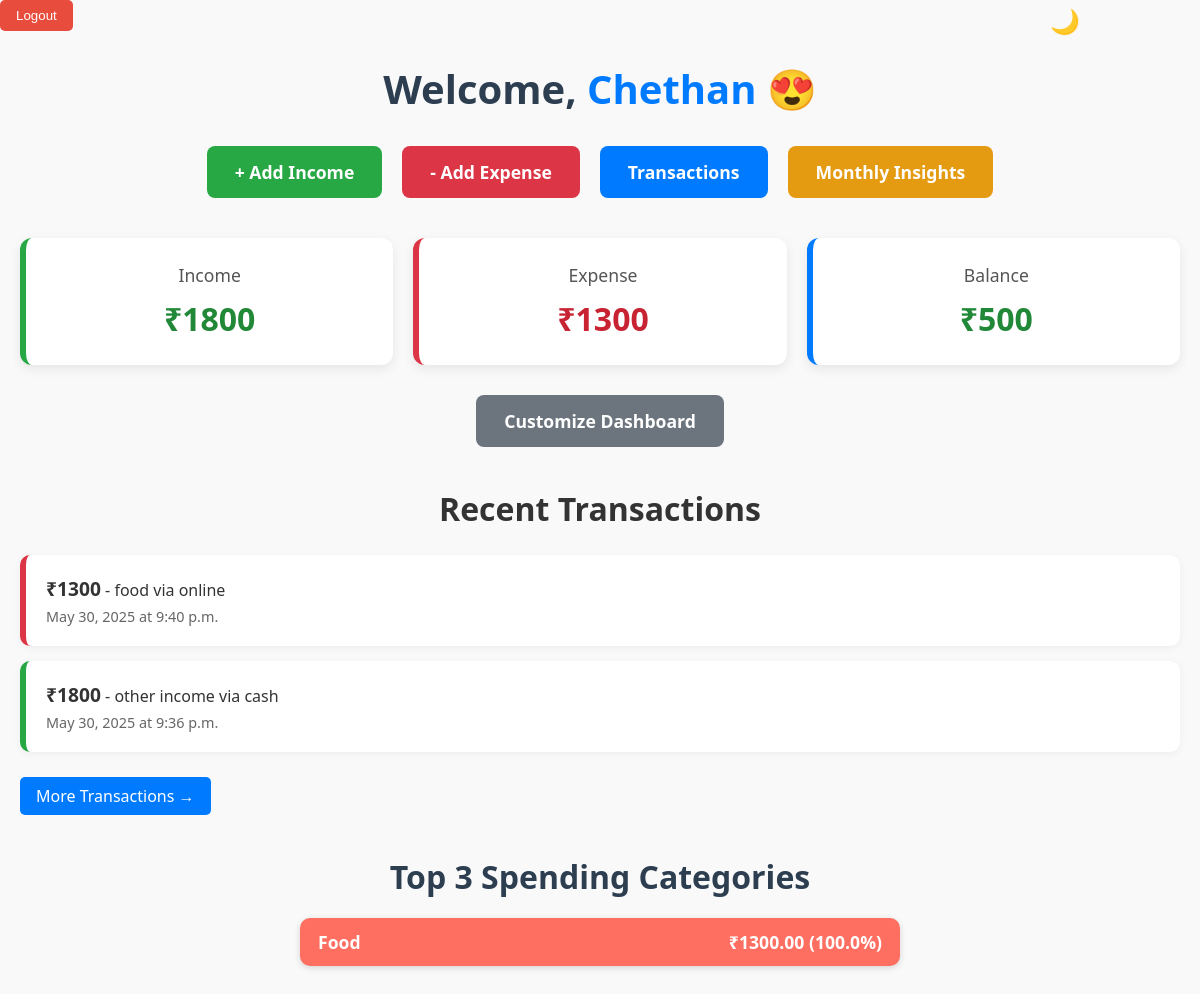
The page /main/ (signed in) on the database its author committed.
### expenseUI/models.py (models this page shows, shortened)
class AddExpenseModel(models.Model):
    PAYMENT_METHOD_CHOICES = [
        ('online', 'Online'),
        ('offline', 'Offline'),
        ('cash', 'Cash'),
        ('card', 'Card'),
        ('upi', 'UPI'),
        ('other income','Other Income')
    ]
    CATEGORY_CHOICES = [
        ('health', 'Health'),
        ('shopping', 'Shopping'),
        ('salary', 'Salary'),
        ('food', 'Food'),
        ('entertainment', 'Entertainment'),
        ('other income','Other Income')
    ]
    user = models.ForeignKey(User, on_delete=models.CASCADE)  # link to user (optional)
    Expense = models.PositiveIntegerField()
    Payment_Method = models.CharField(max_length=20, choices=PAYMENT_METHOD_CHOICES)
    Category = models.CharField(max_length=20, choices=CATEGORY_CHOICES)
    Notes = models.CharField(max_length=200, blank=True, null=True)
    Date = models.DateField()
    Time = models.TimeField()

class AddIncomeModel(models.Model):
    PAYMENT_METHOD_CHOICES = [
        ('online', 'Online'),
        ('offline', 'Offline'),
        ('cash', 'Cash'),
        ('card', 'Card'),
        ('upi', 'UPI'),
        ('other income','Other Income')
    ]
    CATEGORY_CHOICES = [
        ('health', 'Health'),
        ('shopping', 'Shopping'),
        ('salary', 'Salary'),
        ('food', 'Food'),
        ('entertainment', 'Entertainment'),
        ('other income','Other Income')
    ]
    user = models.ForeignKey(User, on_delete=models.CASCADE)  # link to user (optional)
    Income = models.PositiveIntegerField()
    Payment_Method = models.CharField(max_length=20, choices=PAYMENT_METHOD_CHOICES)
    Category = models.CharField(max_length=20, choices=CATEGORY_CHOICES)
    Notes = models.CharField(max_length=200, blank=True, null=True)
    Date = models.DateField()
    Time = models.TimeField()

### expenseUI/views.py (the view)
# urls.py: path("main/",eviews.ExpenseUIView,name='eUI'),
@login_required
def ExpenseUIView(request):
    income_data = AddIncomeModel.objects.filter(user=request.user)
    expense_data = AddExpenseModel.objects.filter(user=request.user)
    total_income = sum(i.Income for i in income_data)
    total_expense = sum(e.Expense for e in expense_data)
    remaining_balance = total_income - total_expense
    combined_data = sorted(
        chain(income_data, expense_data),
        key=attrgetter('Date', 'Time'),
        reverse=True
    )[:5]
    preferences, created = DashboardPreference.objects.get_or_create(user=request.user)
    category_totals = defaultdict(float)
    for expense in expense_data:
        category_totals[expense.Category] += expense.Expense
    sorted_categories = sorted(category_totals.items(), key=lambda x: x[1], reverse=True)
    top_categories = sorted_categories[:3]
    top_categories_with_pct = []
    for cat, amount in top_categories:
        pct = (amount / total_expense * 100) if total_expense > 0 else 0
        top_categories_with_pct.append({
            'category': cat,
            'amount': amount,
            'percent': round(pct, 2),
        })
    return render(request, 'expenseUI.html', {
        'transactions': combined_data,
        'total_income': total_income,
        'total_expense': total_expense,
        'remaining_balance': remaining_balance,
        'preferences': preferences,
        'top_categories': top_categories_with_pct,
    })

### templates/expenseUI.html (shortened to what this page needs)
{% load extra_filters %}
{% load custom_filters %}
{% load percentage_filters %}
<!DOCTYPE html>
<html lang="en">
<head>
</head>
<body>
  <button id="themeToggle" class="theme-toggle">🌙</button>
  <div class="logout-desktop">
    <form method="post" action="{% url 'logout' %}">
      <button type="submit"
        style="background-color: #e74c3c; color: white; padding: 8px 16px; border: none; border-radius: 5px;">
        Logout
      </button>
    </form>
  </div>
  <div class="container">
    <h1>Welcome, <span class="username">{{ request.user.username }} 😍</span></h1>
    <div class="buttons">
      <a href="{% url 'addincome_page' %}" class="btn btn-income">+ Add Income</a>
      <a href="{% url 'addexpense_page' %}" class="btn btn-expense">- Add Expense</a>
      <a href="{% url 'transactions_page' %}" class="btn btn-trans">Transactions</a>
      <a href="{% url 'monthly_summary' %}" class="btn btn-monthly">Monthly Insights</a>
    </div>
    <div class="summary">
      {% if preferences.show_income %}
      <div class="card income-card">
        <p>Income</p>
        <h2 style="color: #218838;">₹{{ total_income }}</h2>
      </div>
      {% endif %}
      {% if preferences.show_expense %}
      <div class="card expense-card">
        <p>Expense</p>
        <h2 style="color: #c82333;">₹{{ total_expense }}</h2>
      </div>
      {% endif %}
      {% if preferences.show_balance %}
      <div class="card balance-card">
        <p>Balance</p>
        {% if remaining_balance >= 0 %}
        <h2 style="color: #218838;">₹{{ remaining_balance }}</h2>
        {% else %}
        <h2 style="color:#c82333">₹{{ remaining_balance }}</h2>
        {% endif %}
      </div>
      {% endif %}
    </div>
    <div class="customize-button-wrapper">
      <a href="{% url 'dashboard_settings' %}" class="btn btn-secondary">Customize Dashboard</a>
    </div>
    <div class="transactions">
      <h2>Recent Transactions</h2>
      {% if transactions %}
      {% for txn in transactions %}
      <div class="transaction {% if txn.Expense %}expense{% endif %}">
        <strong>₹{% if txn.Income %}{{ txn.Income }}{% else %}{{ txn.Expense }}{% endif %}</strong>
        - {{ txn.Category }} via {{ txn.Payment_Method }}
        <small>{{ txn.Date }} at {{ txn.Time }}</small>
      </div>
      {% endfor %}
      <a href="{% url 'transactions_page' %}" class="see-more-link">More Transactions →</a>
      {% else %}
      <p class="no-transactions">No transactions yet.</p>
      {% endif %}
    </div>
    <div class="top-spending">
      <h2>Top 3 Spending Categories</h2>
      {% if top_categories %}
      <ul>
        {% for item in top_categories %}
        <li class="top{{ forloop.counter }}">
          <strong style="text-transform: capitalize;">{{ item.category }}</strong>
          <span>₹{{ item.amount|floatformat:2 }} ({{ item.percent }}%)</span>
        </li>
        {% endfor %}
      </ul>
      {% else %}
      <p>No expense data available.</p>
      {% endif %}
    </div>
</body>
</html>

### templates/expenseUI.html (style rules this page uses)
* { box-sizing: border-box; margin: 0; padding: 0; }
body { font-family: 'Segoe UI', Tahoma, Geneva, Verdana, sans-serif; background-color: #f9f9f9; color: #333; min-height: 100vh; }
.container { max-width: 1200px; margin: 0 auto; padding: 30px 20px; }
h1 { text-align: center; font-size: 2.5rem; margin-bottom: 30px; color: #2c3e50; }
.username { color: #007bff; text-transform: capitalize; }
.buttons { display: flex; justify-content: center; flex-wrap: wrap; gap: 20px; margin-bottom: 40px; }
.btn { padding: 14px 28px; border: none; border-radius: 8px; font-weight: bold; font-size: 1.1rem; text-decoration: none; color: #fff; cursor: pointer; transition: background-color 0.3s ease; }
.btn-income { background-color: #28a745; }
.btn-expense { background-color: #dc3545; }
.btn-monthly { background-color: rgb(229, 155, 17); }
.btn-trans { background-color: #007bff; }
.btn-secondary { background-color: #6c757d; }
.summary { display: grid; grid-template-columns: repeat(auto-fit, minmax(250px, 1fr)); gap: 20px; margin-bottom: 30px; }
.card { background-color: #fff; padding: 25px; border-radius: 12px; box-shadow: 0 4px 12px rgba(0, 0, 0, 0.08); text-align: center; }
.card p { font-size: 1.1rem; color: #555; margin-bottom: 10px; }
.card h2 { font-size: 2rem; }
.income-card { border-left: 6px solid #28a745; }
.expense-card { border-left: 6px solid #dc3545; }
.balance-card { border-left: 6px solid #007bff; }
.customize-button-wrapper { display: flex; justify-content: center; margin-bottom: 40px; }
.transactions { margin-top: 30px; }
.transactions h2 { text-align: center; font-size: 2rem; margin-bottom: 25px; }
.transaction { background-color: #fff; padding: 20px; border-radius: 10px; box-shadow: 0 2px 8px rgba(0, 0, 0, 0.05); margin-bottom: 15px; border-left: 6px solid #28a745; }
.transaction.expense { border-left-color: #dc3545; }
.transaction strong { font-size: 1.2rem; }
.transaction small, .transaction em { display: block; font-size: 0.9rem; margin-top: 5px; }
.transaction small { color: #666; }
.theme-toggle { position: fixed; top: 8px; right: 120px; font-size: 1.5rem; background: none; border: none; cursor: pointer; z-index: 999; transition: transform 0.3s ease; }
.see-more-link { display: inline-block; margin-top: 10px; padding: 8px 16px; background-color: #007bff; color: white; text-decoration: none; border-radius: 5px; font-weight: 500; transition: background-color 0.3s ease; }
.top-spending { margin-top: 40px; max-width: 600px; margin-left: auto; margin-right: auto; }
.top-spending h2 { text-align: center; margin-bottom: 20px; font-size: 2rem; color: #2c3e50; }
.top-spending ul { list-style-type: none; padding-left: 0; }
.top-spending ul li { padding: 12px 18px; margin-bottom: 12px; border-radius: 10px; font-weight: 600; font-size: 1.1rem; color: white; display: flex; justify-content: space-between; box-shadow: 0 2px 6px rgba(0, 0, 0, 0.15); transition: transform 0.2s ease; }
.top-spending ul li.top1 { background-color: #ff6f61; }

### rows shown on the page
AddExpenseModel: Expense "1300", Category "food", Payment_Method "online", Date "May 30, 2025", Time "9:40 p.m.", category "Food"
AddIncomeModel: Income "1800", Category "other income", Payment_Method "cash", Date "May 30, 2025", Time "9:36 p.m."

### other values the page prints
{{ request.user.username }} "Chethan"
{{ total_income }} "1800"
{{ total_expense }} "1300"
{{ remaining_balance }} "500"
{{ item.amount|floatformat:2 }} "1300.00"
{{ item.percent }} "100.0"
